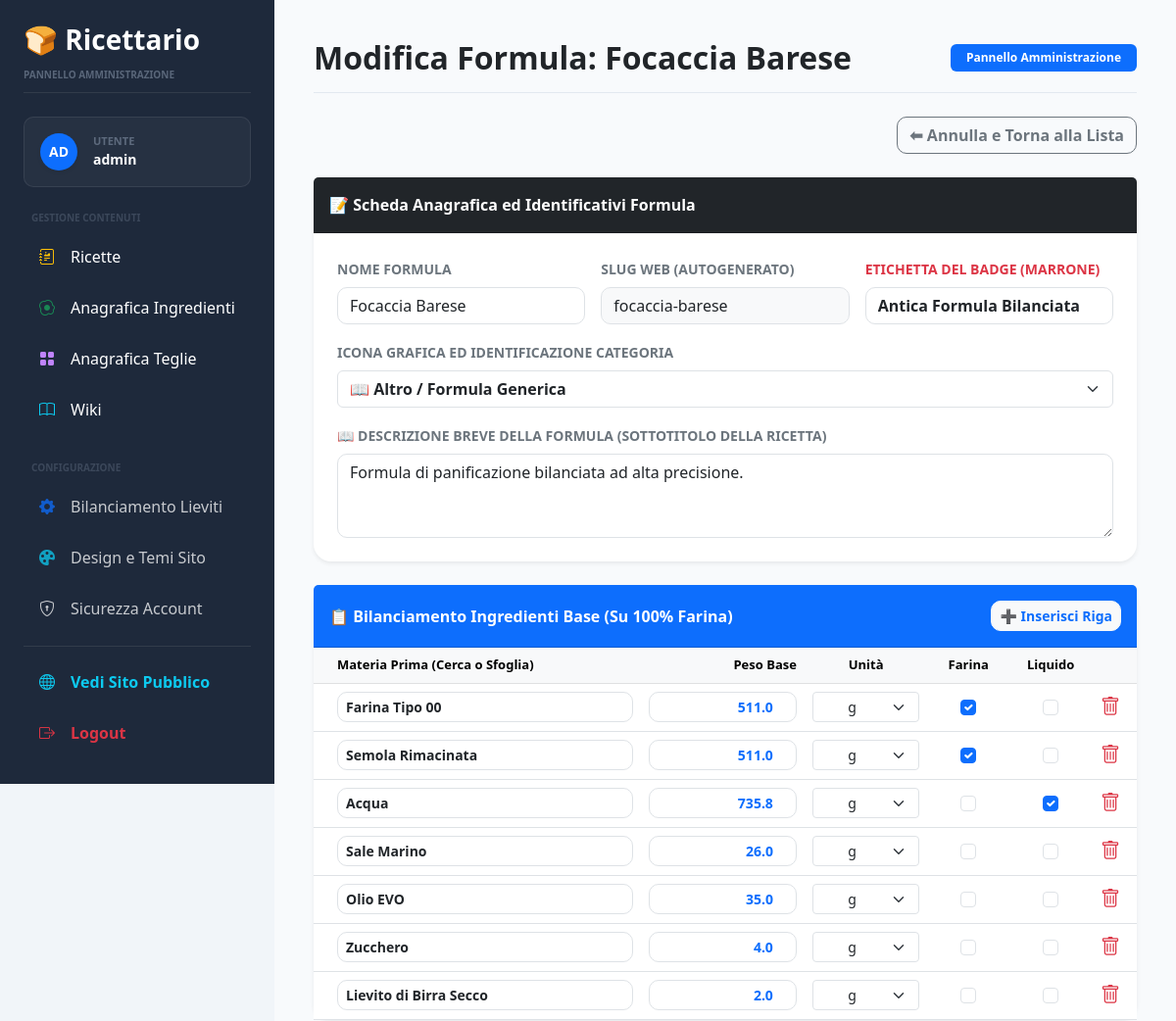
Page /admin/recipe/edit/1 (signed in, upper part) on the earlier database version.
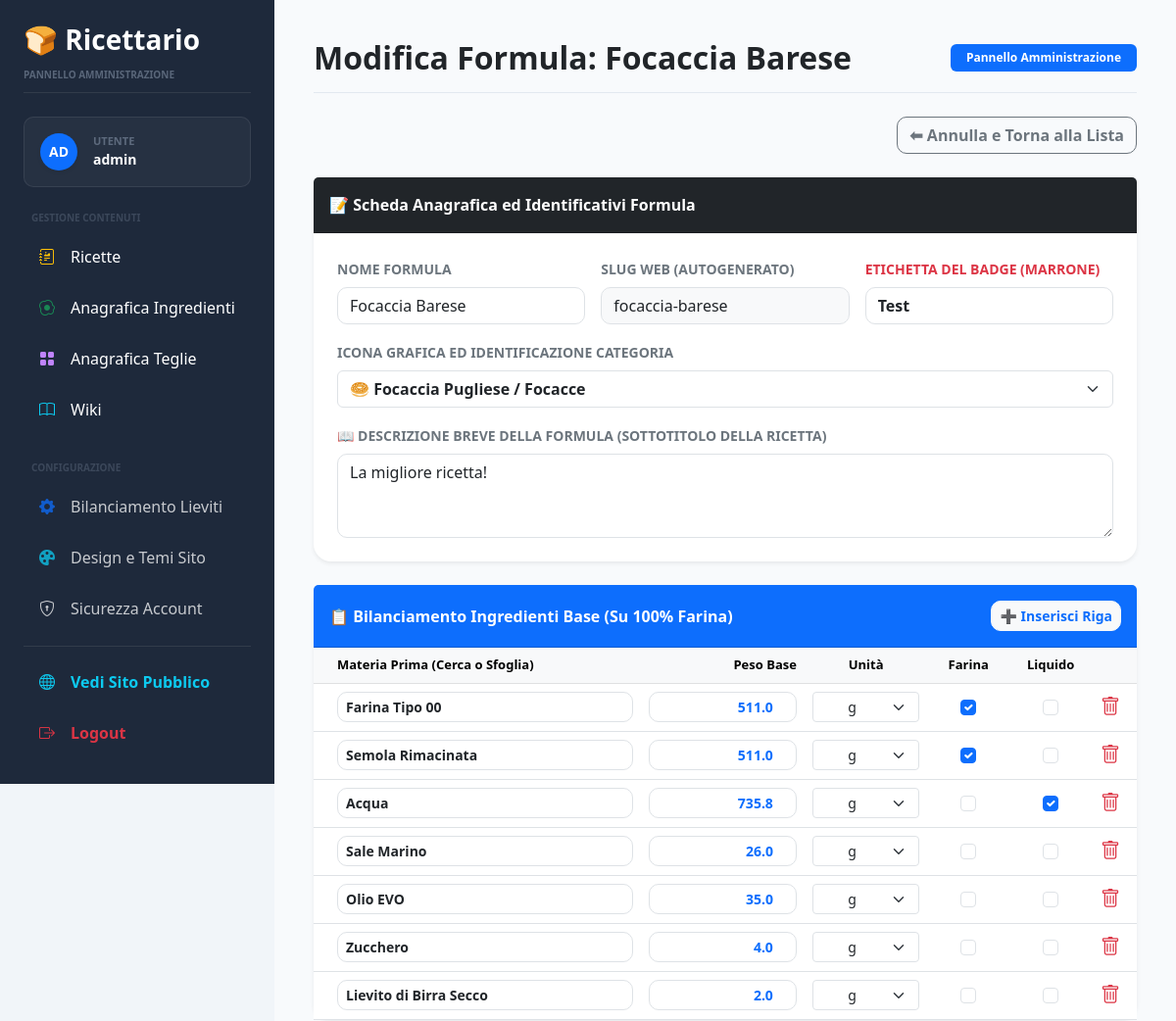
Same page on the later database version.
### models/recipe.py (models this page shows, shortened)
class Recipe(db.Model):
    __tablename__ = "recipes"
    id = db.Column(
        db.Integer,
        primary_key=True
    )
    name = db.Column(
        db.String(255),
        nullable=False
    )
    slug = db.Column(
        db.String(255),
        unique=True,
        nullable=False
    )
    badge_text = db.Column(
        db.String(100),
        nullable=True,
        default="Antica Formula Bilanciata"
    )
    description = db.Column(
        db.Text
    )
    instructions = db.Column(
        db.Text
    )
    image = db.Column(
        db.String(255)
    )
    icon = db.Column(
        db.String(50),
        nullable=False,
        default="bi-journal-text"
    )
    is_published = db.Column(
        db.Boolean,
        default=True
    )
    temp_chiusura = db.Column(
        db.Float,
        nullable=True,
        default=24.0
    )
    tempo_autolisi = db.Column(
        db.Integer,
        nullable=True,
        default=0
    )
    tempo_puntata = db.Column(
        db.Integer,
        nullable=True,
        default=120
    )
    tempo_appretto = db.Column(
        db.Integer,
        nullable=True,
        default=60
    )
    show_chiusura = db.Column(
        db.Boolean,
        default=True
    )
    show_autolysis = db.Column(
        db.Boolean,
        default=True
    )
    show_puntata = db.Column(
        db.Boolean,
        default=True
    )
    puntata_fino_al_raddoppio = db.Column(
        db.Boolean,
        default=False
    )
    show_appretto = db.Column(
        db.Boolean,
        default=True
    )
    fermentation_type = db.Column(
        db.String(50),
        nullable=False,
        default="diretto"  # 'diretto', 'poolish', 'biga'
    )
    preferment_instructions = db.Column(
        db.Text,
        nullable=True
    )
    created_at = db.Column(
        db.DateTime,
        default=datetime.utcnow
    )
    updated_at = db.Column(
        db.DateTime,
        default=datetime.utcnow,
        onupdate=datetime.utcnow
    )
    ingredients = db.relationship(
        "RecipeIngredient",
        backref="recipe",
        cascade="all, delete-orphan",
        lazy=True,
        order_by="RecipeIngredient.sort_order"
    )
    features = db.relationship(
        "RecipeFeature",
        backref="recipe",
        cascade="all, delete-orphan",
        lazy=True
    )
    pans = db.relationship(
        "MasterBakeryPan",
        secondary=recipe_pans,
        lazy="subquery",
        backref=db.backref("recipes", lazy=True)
    )

### routes/admin.py (the view, shortened to what this page needs)
@admin_bp.route(
    "/recipe/edit/<int:id>",
    methods=["GET", "POST"]
)
@login_required
def recipe_edit(id):
    recipe = Recipe.query.get_or_404(id)
    feature = RecipeFeature.query.filter_by(
        recipe_id=recipe.id
    ).first()
    if not feature:
        feature = RecipeFeature(recipe_id=recipe.id)
        db.session.add(feature)
        db.session.commit()
    ingredients = RecipeIngredient.query.filter_by(
        recipe_id=recipe.id
    ).order_by(
        RecipeIngredient.sort_order
    ).all()
    master_ingredients = MasterIngredient.query.order_by(MasterIngredient.name).all()
    master_pans = MasterBakeryPan.query.order_by(MasterBakeryPan.name).all()
    return render_template(
        "admin/recipe_form.html",
        recipe=recipe,
        feature=feature,
        ingredients=ingredients,
        master_ingredients_list=master_ingredients,
        master_pans_list=master_pans
    )

### app.py (called while the page is built)
@login_manager.user_loader
def load_user(user_id):
    return db.session.get(
        User,
        int(user_id)
    )

@app.context_processor
def inject_global_settings():
    return dict(
        settings_data=Setting.query.order_by(Setting.id.desc()).first()
    )

### templates/admin/recipe_form.html (shortened to what the changed rows need)
{% extends "base.html" %}
{% block page_title %}{% if recipe %}Modifica Formula: {{ recipe.name }}{% else %}Inserimento Nuova Formula Bilanciata{% endif %}{% endblock %}
{% block content %}
<form method="post" id="main-recipe-form">
    <div class="card shadow-sm border-0 mb-4">
        <div class="card-body p-4">
            <div class="row g-3">
                <div class="col-md-4">
                    <label class="form-label fw-bold small text-secondary text-uppercase">Nome Formula</label>
                    <input type="text" name="name" id="recipe-name" class="form-control" value="{{ recipe.name if recipe else '' }}" placeholder="es. Focaccia Barese" required>
                </div>
                <div class="col-md-4">
                    <label class="form-label fw-bold small text-secondary text-uppercase">Slug Web (Autogenerato)</label>
                    <input type="text" name="slug" id="recipe-slug" class="form-control bg-light" value="{{ recipe.slug if recipe else '' }}" placeholder="es. focaccia-barese" required>
                </div>
                <div class="col-md-4">
                    <label class="form-label fw-bold small text-danger text-uppercase">Etichetta del Badge (Marrone)</label>
                    <input type="text" name="badge_text" id="recipe-badge-text" class="form-control fw-bold text-dark" value="{{ recipe.badge_text if recipe else 'Antica Formula Bilanciata' }}" placeholder="es. Antica Formula Bilanciata">
                </div>
                <div class="col-md-12 mt-3">
                    <label class="form-label fw-bold small text-secondary text-uppercase">Icona Grafica ed Identificazione Categoria</label>
                    <select name="icon" class="form-select fw-semibold bg-white text-dark">
                        <option value="bi-circle" {% if recipe and recipe.icon == 'bi-circle' %}selected{% endif %}>🥯 Focaccia Pugliese / Focacce</option>
                        <option value="bi-journal-text" {% if not recipe or recipe.icon == 'bi-journal-text' %}selected{% endif %}>📖 Altro / Formula Generica</option>
                    </select>
                </div>
                <div class="col-md-12 mt-3">
                    <label class="form-label fw-bold small text-secondary text-uppercase">📖 Descrizione Breve della Formula (Sottotitolo della Ricetta)</label>
                    <textarea name="description" class="form-control shadow-none fw-medium text-dark" rows="3" placeholder="Scrivi qui il sottotitolo personalizzato della ricetta...">{{ recipe.description if recipe and recipe.description else 'Formula di panificazione bilanciata ad alta precisione.' }}</textarea>
                </div>
            </div>
        </div>
    </div>
    <div class="card shadow-sm border-0 mb-4">
        <div class="card-body p-0">
            <div class="table-responsive">
                <table class="table table-hover align-middle mb-0" id="ingredients-table">
                    <thead class="table-light">
                        <tr class="small text-secondary" style="font-size: 13px;">
                            <th class="ps-4" style="width: 40%;">Materia Prima (Cerca o Sfoglia)</th>
                            <th class="text-end" style="width: 20%;">Peso Base</th>
                            <th class="text-center" style="width: 15%;">Unità</th>
                            <th class="text-center" style="width: 10%;">Farina</th>
                            <th class="text-center" style="width: 10%;">Liquido</th>
                            <th class="text-center" style="width: 5%;"></th>
                        </tr>
                    </thead>
                </table>
            </div>
        </div>
    </div>
</form>
{% endblock %}

Differences in the rows shown:
changed Recipe "Focaccia Barese": badge_text "Antica Formula Bilanciata" → "Test"; icon "📖 Altro / Formula Generica" → "🥯 Focaccia Pugliese / Focacce"; description "Formula di panificazione bilanciata ad alta precisione." → "La migliore ricetta!"
